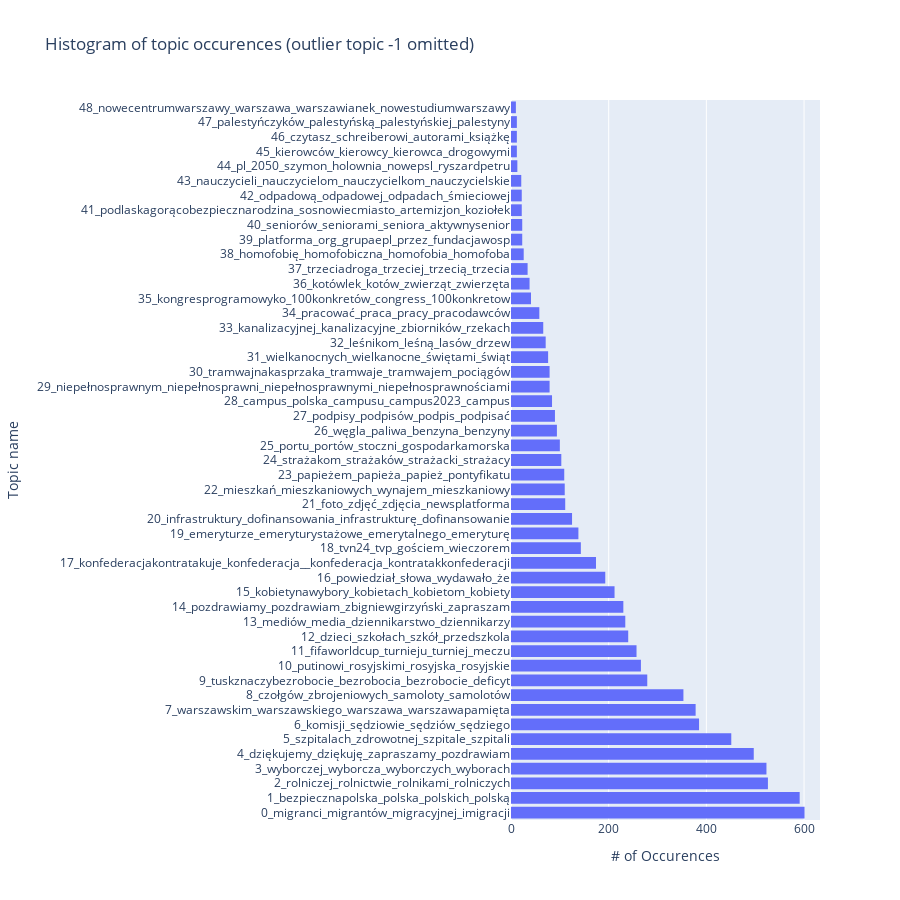

Source (notebook cell):
### Code cell
ignore_outlier = True
topic_info_df = topic_model.get_topic_info()
if (ignore_outlier):
    topic_info_df = topic_info_df.loc[topic_info_df.Topic != -1]

fig = px.histogram(y=topic_info_df['Name'], x=topic_info_df['Count'], orientation='h', title='Histogram of topic occurences' + (' (outlier topic -1 omitted)' if ignore_outlier else ''))
fig.update_layout(height=900)
fig.update_xaxes(title_text='# of Occurences')

# Update y-axis label
fig.update_yaxes(title_text='Topic name')
fig.show()

### Figure 1 — Plotly figure (JSON) as saved in the notebook; plotly's stock layout.template omitted (floating-point values rounded to 4 significant figures)
{"data": [{"alignmentgroup": "True", "bingroup": "y", "histfunc": "sum", "hovertemplate": "sum of x=%{x}<br>y=%{y}<extra></extra>", "legendgroup": "", "marker": {"color": "#636efa", "pattern": {"shape": ""}}, "name": "", "offsetgroup": "", "orientation": "h", "showlegend": false, "type": "histogram", "x": [601, 591, 526, 523, 497, 451, 385, 378, 353, 279, 266, 257, 240, 234, 230, 212, 193, 174, 143, 138, 125, 111, 110, 109, 103, 100, 94, 90, 84, 79, 79, 76, 71, 66, 58, 41, 38, 34, 26, 23, 23, 22, 22, 21, 13, 12, 12, 12, 10], "xaxis": "x", "y": ["0_migranci_migrantów_migracyjnej_imigracji", "1_bezpiecznapolska_polska_polskich_polską", "2_rolniczej_rolnictwie_rolnikami_rolniczych", "3_wyborczej_wyborcza_wyborczych_wyborach", "4_dziękujemy_dziękuję_zapraszamy_pozdrawiam", "5_szpitalach_zdrowotnej_szpitale_szpitali", "6_komisji_sędziowie_sędziów_sędziego", "7_warszawskim_warszawskiego_warszawa_warszawapamięta", "8_czołgów_zbrojeniowych_samoloty_samolotów", "9_tuskznaczybezrobocie_bezrobocia_bezrobocie_deficyt", "10_putinowi_rosyjskimi_rosyjska_rosyjskie", "11_fifaworldcup_turnieju_turniej_meczu", "12_dzieci_szkołach_szkół_przedszkola", "13_mediów_media_dziennikarstwo_dziennikarzy", "14_pozdrawiamy_pozdrawiam_zbigniewgirzyński_zapraszam", "15_kobietynawybory_kobietach_kobietom_kobiety", "16_powiedział_słowa_wydawało_że", "17_konfederacjakontratakuje_konfederacja__konfederacja_kontratakkonfederacji", "18_tvn24_tvp_gościem_wieczorem", "19_emeryturze_emeryturystażowe_emerytalnego_emeryturę", "20_infrastruktury_dofinansowania_infrastrukturę_dofinansowanie", "21_foto_zdjęć_zdjęcia_newsplatforma", "22_mieszkań_mieszkaniowych_wynajem_mieszkaniowy", "23_papieżem_papieża_papież_pontyfikatu", "24_strażakom_strażaków_strażacki_strażacy", "25_portu_portów_stoczni_gospodarkamorska", "26_węgla_paliwa_benzyna_benzyny", "27_podpisy_podpisów_podpis_podpisać", "28_campus_polska_campusu_campus2023_campus", "29_niepełnosprawnym_niepełnosprawni_niepełnosprawnymi_niepełnosprawnościami", "30_tramwajnakasprzaka_tramwaje_tramwajem_pociągów", "31_wielkanocnych_wielkanocne_świętami_świąt", "32_leśnikom_leśną_lasów_drzew", "33_kanalizacyjnej_kanalizacyjne_zbiorników_rzekach", "34_pracować_praca_pracy_pracodawców", "35_kongresprogramowyko_100konkretów_congress_100konkretow", "36_kotówlek_kotów_zwierząt_zwierzęta", "37_trzeciadroga_trzeciej_trzecią_trzecia", "38_homofobię_homofobiczna_homofobia_homofoba", "39_platforma_org_grupaepl_przez_fundacjawosp", "40_seniorów_seniorami_seniora_aktywnysenior", "41_podlaskagorącobezpiecznarodzina_sosnowiecmiasto_artemizjon_koziołek", "42_odpadową_odpadowej_odpadach_śmieciowej", "43_nauczycieli_nauczycielom_nauczycielkom_nauczycielskie", "44_pl_2050_szymon_holownia_nowepsl_ryszardpetru", "45_kierowców_kierowcy_kierowca_drogowymi", "46_czytasz_schreiberowi_autorami_książkę", "47_palestyńczyków_palestyńską_palestyńskiej_palestyny", "48_nowecentrumwarszawy_warszawa_warszawianek_nowestudiumwarszawy"], "yaxis": "y"}], "layout": {"barmode": "relative", "height": 900, "legend": {"tracegroupgap": 0}, "title": {"text": "Histogram of topic occurences (outlier topic -1 omitted)"}, "xaxis": {"anchor": "y", "domain": [0, 1], "title": {"text": "# of Occurences"}}, "yaxis": {"anchor": "x", "domain": [0, 1], "title": {"text": "Topic name"}}}}
